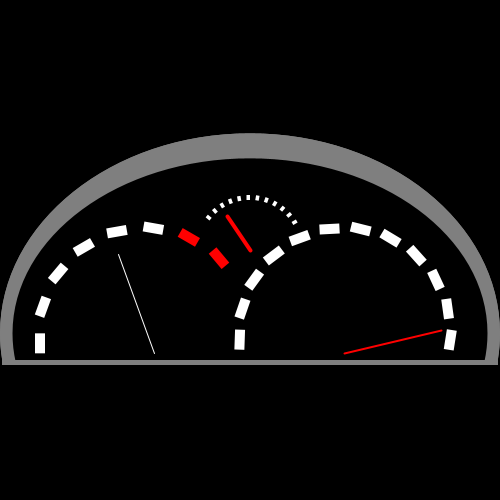
Frame 1 (no input)
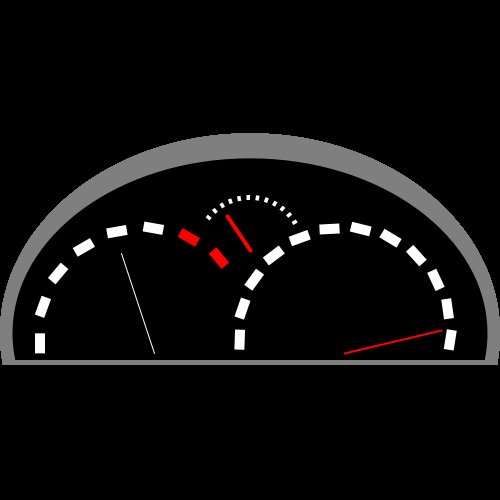
Frame 60 (the mouse pressed at the canvas centre just before this capture)
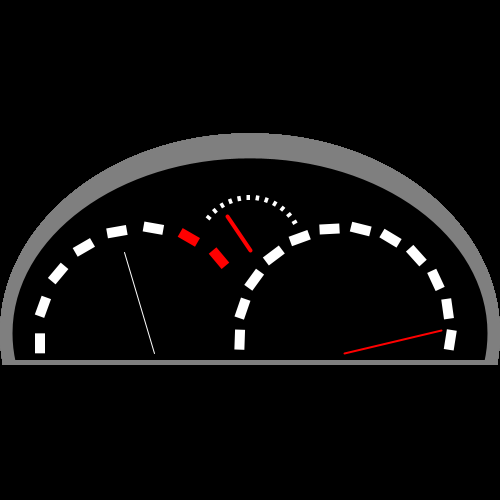
Frame 120 (the mouse held since frame 60 and released just before this capture)

The Processing sketch that drew these frames (run headless with seeded random() and noise(); from frame 60 on, the mouse is pressed at the canvas centre):

// Processing sketch: processing_119712
// ── processing_119712.pde

void setup(){
size(500, 500);
background(0);
fill(127);
noStroke();
ellipse(width/2,height/1.5,500,400);

fill(0);
ellipse(width/2,height/1.5,475,350);
fill(127);
rect(2,360,496,400);
fill(0);
rect(0,365,500,400);
}

void draw(){
  fill(127);
noStroke();
ellipse(width/2,height/1.5,500,400);

fill(0);
ellipse(width/2,height/1.5,475,350);
fill(127);
rect(2,360,496,400);
fill(0);
rect(0,365,500,400);
  
translate(width/2, height/2); // stunde ----- Tankanzeige
//rotate(radians(1));
for (int i=130; i<250; i+=10) { 
pushMatrix();
rotate(radians(i)); // Um i rotieren
translate(0, 50); // Um Radius verschieben
noStroke();
 fill(255); 
rect(0, 0, 3.5, 5);
popMatrix();

}  
pushMatrix();
translate(0,0);
rotate(radians(-143));
 float h = map(hour(), 0, 23, 0, 110);
 rotate(radians(h));
 stroke(255,0,0);
 strokeWeight(4);
 line(0,0,40,0);
 popMatrix();  translate(-width/2, -height/2);


translate(width/4+20, height/1.5); // Sekunde ------- Drehzahl
rotate(radians(180));
for (int i=-90; i<70; i+=20) { 
pushMatrix();
rotate(radians(i)); 
translate(0, 100); 
noStroke();
if(i>20){
  fill(255,0,0);
}else{
 fill(255); 
}

rect(0, 0, 20, 10);
popMatrix();
}
pushMatrix();
translate(-10,-20);
 float sec = map(second(), 0, 59, 0, 100);
 rotate(radians(sec));
 stroke(255);
 strokeWeight(1);
 line(0,0,105,0);
 popMatrix();



translate(-200, 0); // Minute ----------------- Geschwindigkeit
rotate(radians(182));
for (int i=90; i<290; i+=17) { 
pushMatrix();
rotate(radians(i)); 
translate(0, 100); 
noStroke();
 fill(255); 
rect(0, 0, 20, 10);
popMatrix();
}
pushMatrix();
translate(0,20);
 float min = map(minute(), 0, 59, 0, 180);
 rotate(radians(min+180));
 stroke(255,0,0);
 strokeWeight(2);
 line(0,0,100,0);
 popMatrix();

}
